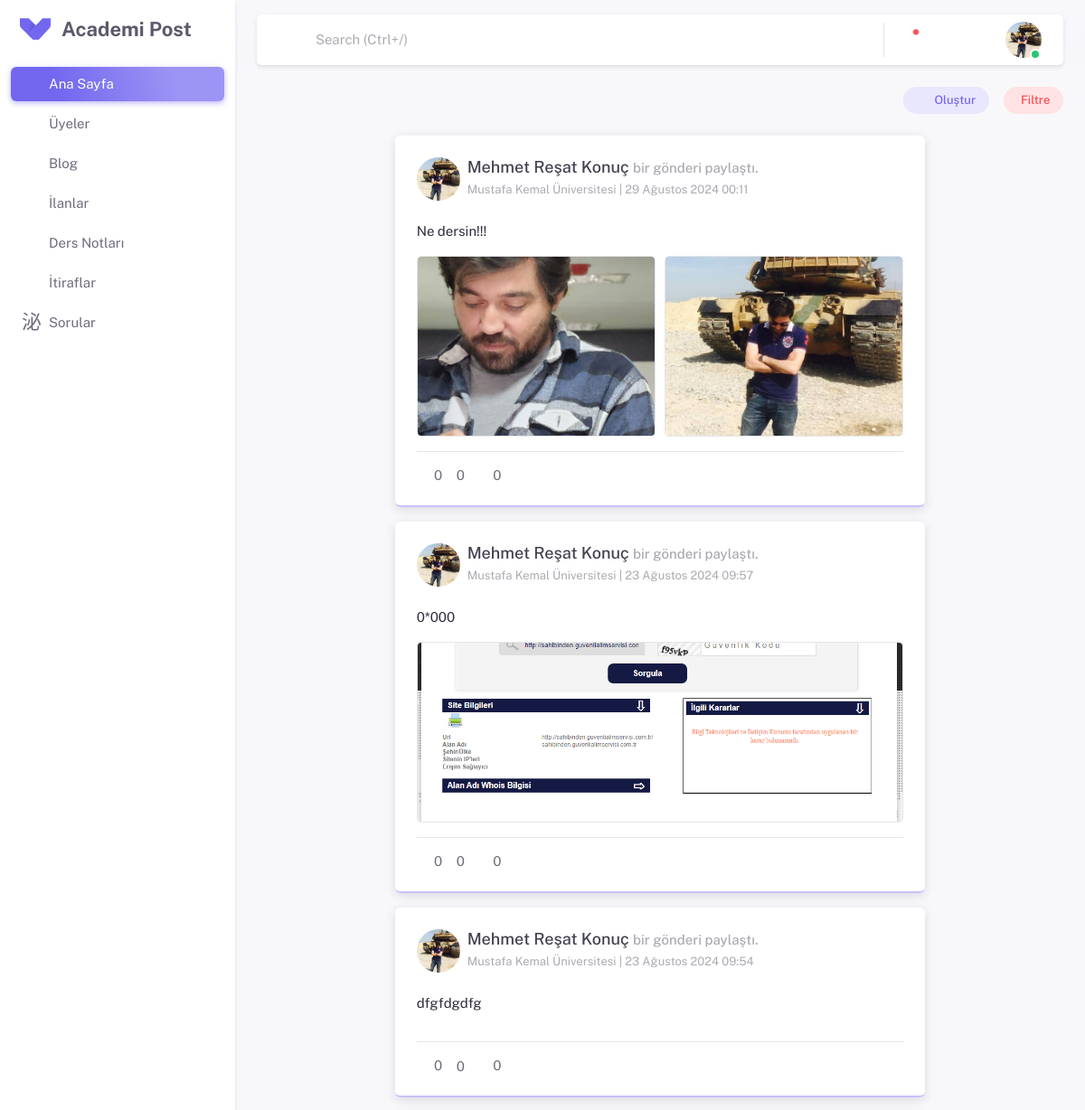
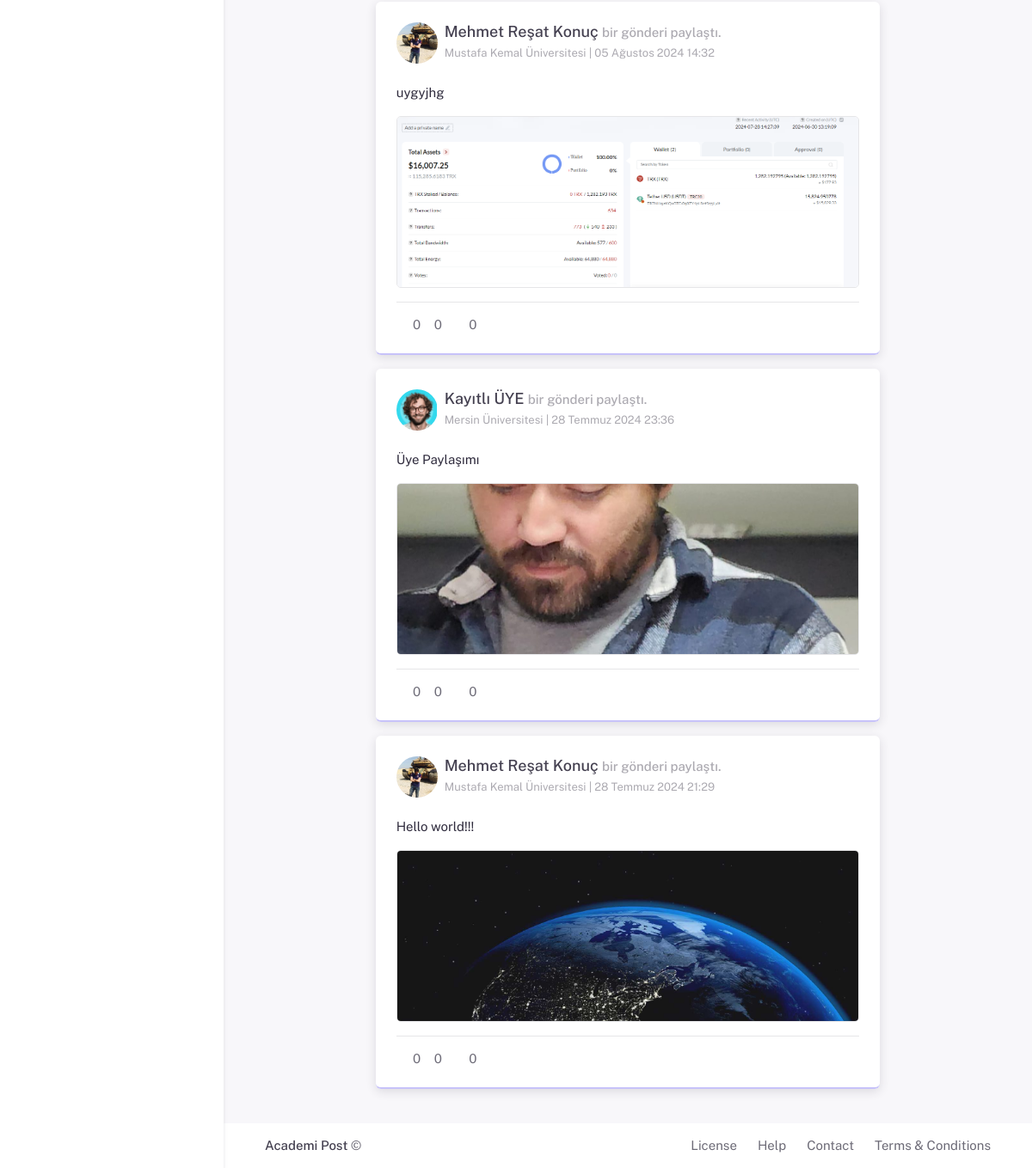
The app's page / (signed in) with its own data (2 pictures, top to bottom).
### apps/settings/models.py (models this page shows, shortened)
class SiteSettingsModel(models.Model):
    siteName = models.CharField(max_length=50, verbose_name="Site Adı")
    siteDescription = models.TextField(verbose_name="Site Açıklaması")
    class Meta:
        verbose_name = "Site Ayarı"
        verbose_name_plural = "Site Ayarları"

### apps/post/models.py (models this page shows, shortened)
class PostsModel(models.Model):
    User = models.ForeignKey(settings.AUTH_USER_MODEL,
                             on_delete=models.CASCADE)
    Content = models.TextField(blank=True, null=True)
    PublishDate = models.DateTimeField(auto_now_add=True)
    comments = GenericRelation(Comment)
    likes = GenericRelation(Like)
    photos = GenericRelation(PhotosModel)

### apps/profiles/models.py (models this page shows)
class ProfilePictureModel(models.Model):
    user = models.OneToOneField(settings.AUTH_USER_MODEL, on_delete=models.CASCADE)
    profile_photo = models.ImageField(
        upload_to='profile_photos', blank=True, null=True)

class EducationalInformationModel(models.Model):
    User = models.OneToOneField(settings.AUTH_USER_MODEL,
                             on_delete=models.CASCADE)
    Country = models.ForeignKey(inputs.CountriesModel,
                             on_delete=models.CASCADE)
    University = models.ForeignKey(inputs.UniversitiesModel,
                             on_delete=models.CASCADE)
    Department = models.ForeignKey(inputs.DepartmentsModel,
                             on_delete=models.CASCADE)
    Status = models.ForeignKey(inputs.StatusModel,
                             on_delete=models.CASCADE)

### apps/inputs/models.py (models this page shows)
class UniversitiesModel(models.Model):
    Countries = models.ForeignKey(CountriesModel, on_delete=models.CASCADE)
    Universities = models.CharField(max_length=255)
    def __str__(self):
        return self.Universities

### apps/photos/models.py (models this page shows)
class PhotosModel(models.Model):
    user = models.ForeignKey(settings.AUTH_USER_MODEL, on_delete=models.CASCADE)
    content_type = models.ForeignKey(ContentType, on_delete=models.CASCADE)
    object_id = models.PositiveIntegerField()
    content_object = GenericForeignKey('content_type', 'object_id')
    photo = models.ImageField(upload_to='post_images/')
    created_at = models.DateTimeField(auto_now_add=True)

### apps/post/views.py (the view, shortened to what this page needs)
# urls.py: path('', views.PostView.as_view(), name='post'),
class PostView(View):
    form_class = forms.PostsForm
    model_post = models.PostsModel
    model_like = Like
    model_photos = PhotosModel
    template_name = 'home.html'
    context = {
        'siteTitle': 'Paylaşımlar',
    }
    def get(self, request):
        if 'AnonymousUser' not in str(request.user):
            form = self.form_class()
            posts = self.model_post.objects.all().order_by('-PublishDate')
            content_type = ContentType.objects.get_for_model(self.model_post)
            liked = self.model_like.objects.filter(content_type=content_type, user=request.user).values_list('object_id', flat=True)
            self.context.update({
                'form': form,
                'posts': posts,
                'liked':liked
            })
        return render(request, self.template_name, self.context)

### apps/notifications/context_processors.py (called while the page is built)
def processors(request):
    context = {
        }
    if request.user.is_authenticated:
        notifications_header = Notification.objects.filter(user=request.user, is_read=False).order_by('-created_at')
        chats = Chat.objects.filter(
                Q(first_user=request.user) | Q(second_user=request.user)
            ).annotate(
                last_message_time=Max('message__timestamp')
            ).order_by('-last_message_time')
        for chat in chats:
            messages = Message.objects.filter(chat=chat, receiver=request.user, is_read=False)
            if not messages:
                chats = chats.exclude(id=chat.id)
        context.update({
                'notifications_header': notifications_header,
                'chats_header' : chats,
            })
    return context

### templates/home.html
{% if user.is_authenticated %}
{% include 'post.html' %}
{% else %}
{% include 'home/guest.html' %}
{% endif %}

### apps/post/templates/post.html (shortened to what this page needs)
{% extends 'partials/base.html' %}
{% load static %}
{% block extra_css %}
<link rel="stylesheet" href="{% static 'assets/fancybox/jquery.fancybox.min.css' %}">
<link rel="stylesheet" href="{% static 'assets/css/pages/post.css' %}" />
{% endblock extra_css%}
{% block content %}
<div class="row">
   <div class="d-flex flex-column flex-md-row justify-content-end align-items-end align-items-md-end mb-6 row-gap-4">
      <div class="d-flex gap-4">
         <button class="btn btn-sm btn-label-primary rounded-pill" data-bs-toggle="modal" data-bs-target="#add-post"><i class="ti ti-plus me-1"></i>Oluştur</button>
         <button class="btn btn-sm btn-label-danger rounded-pill" data-bs-toggle="offcanvas" data-bs-target="#filter-canvas" aria-controls="offcanvasEnd">Filtre</button>
      </div>
   </div>
</div>
{% for post in posts %}
<div class="row justify-content-center">
   <div class="col-md-8 col-xxl-8 mb-4">
      <div class="card card-border-shadow-primary">
         <div class="card-header d-flex justify-content-between mb-0">
            <div class="d-flex align-items-center">
               <a href="{% url 'profile' post.User.username %}" class="d-flex text-decoration-none">
                  <div class="avatar avatar-md me-2 flex-shrink-0">
                     {% if post.User.profilepicturemodel.profile_photo %}
                     <img src="{{ post.User.profilepicturemodel.profile_photo.url }}"
                        alt="Avatar"
                        class="rounded-circle"
                        />
                     {% else %}
                     <img src="{% static 'assets/img/avatars/14.png' %}"
                        alt="Avatar"
                        class="rounded-circle"
                        />
                     {% endif %}
                  </div>
                  <div class="d-flex flex-column">
                     <div class="me-2 h5 mb-1" style="line-height: 1.2; margin-bottom: 0;">
                        {{ post.User.first_name }} {{ post.User.last_name }}
                        <small class="text-muted h6">
                        bir gönderi paylaştı.
                        </small>
                     </div>
                     <small class="text-muted">{{ post.User.educationalinformationmodel.University }} | {{ post.PublishDate }}</small>
                  </div>
               </a>
            </div>
            <div class="dropdown">
               <button class="btn p-0" type="button" id="MonthlyCampaign" data-bs-toggle="dropdown" aria-haspopup="true" aria-expanded="false">
               <i class="ti ti-dots-vertical ti-sm text-muted"></i>
               </button>
            </div>
         </div>
         <div class="card-body">
            <p class="text-black"> {{ post.Content }} </p>
            <div class="gallery-container mt-4">
               {% for image in post.photos.all %}
               <div class="gallery-item">
                  <a href="{{ image.photo.url }}" data-fancybox="gallery-{{ post.post.id }}">
                  <img src="{{ image.photo.url }}" class="border" alt="Post Image">
                  </a>
               </div>
               {% endfor %}
            </div>
            <hr />
            <div class="d-flex align-items-center">
               <div class="d-flex align-items-center">
                  <a href="javascript:void(0);" class="text-body me-3 like-btn" data-content-type-id="{{post.likes.content_type.id}}" data-object-id="{{post.id}}">
                  <i class="ti ti-heart{% if post.id in liked %}-filled{% endif %} text-primary"></i>
                  <span class="like-count text-body">{{ post.likes.count }}</span>
                  </a>
                  <a href="{% url 'post_detail' post.id %}" class="text-body me-3"
                     > {{ post.comments.count }}</a>
                  <a href="{% url 'post_detail' post.id %}" class="text-body me-3"
                     ><i class="ti ti-repeat text-success"></i> {{ post.comments.count }}</a>
               </div>
            </div>
         </div>
      </div>
   </div>
</div>
{% endfor %}
{% endblock content %}

### templates/partials/sidebar.html (shortened to what this page needs)
<aside id="layout-menu" class="layout-menu menu-vertical menu bg-menu-theme">
    <div class="app-brand demo">
      <a href="{% url 'home' %}" class="app-brand-link">
        <span class="app-brand-logo demo">
        </span>
        <span class="app-brand-text demo menu-text fw-bold">{{siteSettings.siteName}}</span>
      </a>
      <a href="javascript:void(0);" class="layout-menu-toggle menu-link text-large ms-auto">
        <i class="ti menu-toggle-icon d-none d-xl-block align-middle"></i>
      </a>
    </div>
    {% with current_page=request.resolver_match.url_name %}
    <ul class="menu-inner py-1">
      <li class="menu-item {% if current_page == 'home' %} active{% endif %}">
        <a href="{% url 'home' %}" class="menu-link">
          <i class="menu-icon tf-icons ti ti-smart-home"></i>
          <div>Ana Sayfa</div>
        </a>
      </li>
      <li class="menu-item {% if current_page == 'members' %} active{% endif %}">
        <a href="{% url 'members' %}" class="menu-link">
          <i class="menu-icon tf-icons ti ti-user-search"></i>
          <div>Üyeler</div>
        </a>
      </li>
      <li class="menu-item {% if '/blogs/' in request.path %} active open{% endif %}">
        <a href="" class="menu-link menu-toggle">
          <i class="menu-icon tf-icons ti ti-blockquote"></i>
          <div>Blog</div>
        </a>
      </li>
      <li class="menu-item {% if '/marketplace/' in request.path %} active open{% endif %}">
        <a href="{% url 'marketplace' %}" class="menu-link menu-toggle">
          <i class="menu-icon tf-icons ti ti-building-store"></i>
          <div>İlanlar</div>
        </a>
      </li>
      <li class="menu-item {% if '/documents/' in request.path %} active open{% endif %}">
        <a href="" class="menu-link menu-toggle">
          <i class="menu-icon tf-icons ti ti-notebook"></i>
          <div>Ders Notları</div>
        </a>
      </li>
      <li class="menu-item {% if '/confessions/' in request.path %} active open{% endif %}">
        <a href="{% url 'confessions' %}" class="menu-link menu-toggle">
          <i class="menu-icon ti-icons ti ti-spy"></i>
          <div>İtiraflar</div>
        </a>
      </li>
      <li class="menu-item {% if '/questions/' in request.path %} active open{% endif %}">
        <a href="" class="menu-link menu-toggle">
          <i class="menu-icon ti-icons ti ti-message-2-question"></i>
          <div>Sorular</div>
        </a>
      </li>
    </ul>
    {% endwith %}
  </aside>

### templates/partials/footer.html
<footer class="content-footer footer bg-white">
    <div class="container-xxl">
    <div class="container-fluid d-flex flex-md-row flex-column justify-content-between align-items-md-center gap-1 container-p-x py-4">
      <div>
        <a href="https://demos.pixinvent.com/vuexy-html-admin-template/landing/" target="_blank" class="footer-text fw-medium">{{siteSettings.siteName}}</a>
        ©
      </div>
      <div class="d-flex flex-column flex-sm-row">
        <a href="https://themeforest.net/licenses/standard" class="footer-link me-6" target="_blank">License</a>
        <a href="javascript:void(0)" class="footer-link me-6">Help</a>
        <a href="javascript:void(0)" class="footer-link me-6">Contact</a>
        <a href="javascript:void(0)" class="footer-link">Terms &amp; Conditions</a>
      </div>
    </div>
  </div>
  </footer>

### static/assets/css/demo.css (style rules this page uses)
.light-style .menu .app-brand.demo { height: 64px; }
.app-brand-logo.demo { -ms-flex-align: center; align-items: center; -ms-flex-pack: center; justify-content: center; display: -ms-flexbox; display: flex; width: 34px; height: 24px; }
.app-brand-logo.demo svg { width: 35px; height: 24px; }
.app-brand-text.demo { font-size: 1.375rem; }

### static/assets/css/pages/post.css (style rules this page uses)
.gallery-container { display: flex; flex-wrap: wrap; gap: 10px; }
.gallery-item { flex: 1 1 calc(33.333% - 10px); box-sizing: border-box; position: relative; height: 200px; overflow: hidden; }
.gallery-item img { width: 100%; height: 100%; object-fit: cover; border-radius: 5px; }

### records on screen
SiteSettingsModel: siteName "Academi Post"
PostsModel: User.profilepicturemodel.profile_photo (picture), User.first_name "Mehmet Reşat", User.last_name "Konuç", User.educationalinformationmodel.University "Mustafa Kemal Üniversitesi", PublishDate "29 Ağustos 2024 00:11", Content "Ne dersin!!!", likes.count "0", comments.count "0"
PhotosModel: photo (picture)
PhotosModel: photo (picture)
PostsModel: User.profilepicturemodel.profile_photo (picture), User.first_name "Mehmet Reşat", User.last_name "Konuç", User.educationalinformationmodel.University "Mustafa Kemal Üniversitesi", PublishDate "23 Ağustos 2024 09:57", Content "0*000", likes.count "0", comments.count "0"
PhotosModel: photo (picture)
PostsModel: User.profilepicturemodel.profile_photo (picture), User.first_name "Mehmet Reşat", User.last_name "Konuç", User.educationalinformationmodel.University "Mustafa Kemal Üniversitesi", PublishDate "23 Ağustos 2024 09:54", Content "dfgfdgdfg", likes.count "0", comments.count "0"
PostsModel: User.profilepicturemodel.profile_photo (picture), User.first_name "Mehmet Reşat", User.last_name "Konuç", User.educationalinformationmodel.University "Mustafa Kemal Üniversitesi", PublishDate "05 Ağustos 2024 14:32", Content "uygyjhg", likes.count "0", comments.count "0"
PhotosModel: photo (picture)
PostsModel: User.profilepicturemodel.profile_photo (picture), User.first_name "Kayıtlı", User.last_name "ÜYE", User.educationalinformationmodel.University "Mersin Üniversitesi", PublishDate "28 Temmuz 2024 23:36", Content "Üye Paylaşımı", likes.count "0", comments.count "0"
PhotosModel: photo (picture)
PostsModel: User.profilepicturemodel.profile_photo (picture), User.first_name "Mehmet Reşat", User.last_name "Konuç", User.educationalinformationmodel.University "Mustafa Kemal Üniversitesi", PublishDate "28 Temmuz 2024 21:29", Content "Hello world!!!", likes.count "0", comments.count "0"
PhotosModel: photo (picture)
